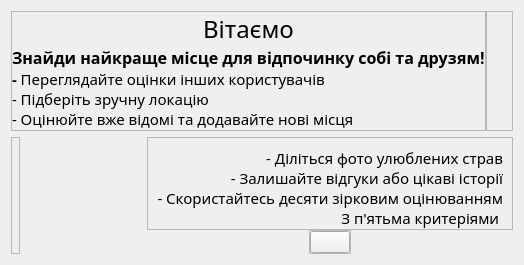
            <widget class="QWidget" name="homePage">
             <layout class="QVBoxLayout" name="verticalLayout_7">
              <item>
               <widget class="QWidget" name="widget" native="true">
                <layout class="QHBoxLayout" name="horizontalLayout_6">
                 <property name="spacing">
                  <number>0</number>
                 </property>
                 <property name="leftMargin">
                  <number>0</number>
                 </property>
                 <property name="topMargin">
                  <number>0</number>
                 </property>
                 <property name="rightMargin">
                  <number>0</number>
                 </property>
                 <property name="bottomMargin">
                  <number>0</number>
                 </property>
                 <item>
                  <widget class="QFrame" name="frame_6">
                   <property name="sizePolicy">
                    <sizepolicy hsizetype="Expanding" vsizetype="Preferred">
                     <horstretch>0</horstretch>
                     <verstretch>0</verstretch>
                    </sizepolicy>
                   </property>
                   <property name="frameShape">
                    <enum>QFrame::StyledPanel</enum>
                   </property>
                   <property name="frameShadow">
                    <enum>QFrame::Raised</enum>
                   </property>
                   <layout class="QVBoxLayout" name="verticalLayout_8">
                    <property name="spacing">
                     <number>0</number>
                    </property>
                    <property name="leftMargin">
                     <number>0</number>
                    </property>
                    <property name="topMargin">
                     <number>0</number>
                    </property>
                    <property name="rightMargin">
                     <number>0</number>
                    </property>
                    <property name="bottomMargin">
                     <number>0</number>
                    </property>
                    <item alignment="Qt::AlignHCenter|Qt::AlignTop">
                     <widget class="QLabel" name="welcomeLbl">
                      <property name="font">
                       <font>
                        <family>Segoe Print</family>
                        <pointsize>11</pointsize>
                        <bold>false</bold>
                       </font>
                      </property>
                      <property name="text">
                       <string>&lt;html&gt;&lt;head/&gt;&lt;body&gt;&lt;p align=&quot;right&quot;&gt;&lt;span style=&quot; font-size:18pt;&quot;&gt;Вітаємо&lt;/span&gt;&lt;/p&gt;&lt;/body&gt;&lt;/html&gt;</string>
                      </property>
                      <property name="alignment">
                       <set>Qt::AlignHCenter|Qt::AlignTop</set>
                      </property>
                     </widget>
                    </item>
                    <item alignment="Qt::AlignTop">
                     <widget class="QLabel" name="homeStartLbl">
                      <property name="sizePolicy">
                       <sizepolicy hsizetype="Preferred" vsizetype="Preferred">
                        <horstretch>0</horstretch>
                        <verstretch>0</verstretch>
                       </sizepolicy>
                      </property>
                      <property name="maximumSize">
                       <size>
                        <width>958</width>
                        <height>128</height>
                       </size>
                      </property>
                      <property name="font">
                       <font>
                        <family>Segoe Print</family>
                        <pointsize>11</pointsize>
                        <bold>false</bold>
                       </font>
                      </property>
                      <property name="text">
                       <string>&lt;html&gt;&lt;head/&gt;&lt;body&gt;&lt;p&gt;&lt;span style=&quot; font-size:12pt; font-weight:700;&quot;&gt;Знайди найкраще місце для відпочинку собі та друзям!&lt;/span&gt;&lt;span style=&quot; font-weight:700;&quot;&gt;&lt;br/&gt;- &lt;/span&gt;Переглядайте оцінки інших користувачів&lt;br/&gt;- Підберіть зручну локацію&lt;br/&gt;- Оцінюйте вже відомі та додавайте нові місця&lt;/p&gt;&lt;/body&gt;&lt;/html&gt;</string>
                      </property>
                      <property name="alignment">
                       <set>Qt::AlignLeading|Qt::AlignLeft|Qt::AlignTop</set>
                      </property>
                     </widget>
                    </item>
                   </layout>
                  </widget>
                 </item>
                 <item alignment="Qt::AlignRight">
                  <widget class="QFrame" name="frame_7">
                   <property name="frameShape">
                    <enum>QFrame::StyledPanel</enum>
                   </property>
                   <property name="frameShadow">
                    <enum>QFrame::Raised</enum>
                   </property>
                   <layout class="QVBoxLayout" name="verticalLayout_9">
                    <item>
                     <widget class="QLabel" name="homeFrontPhotoLbl">
                      <property name="maximumSize">
                       <size>
                        <width>200</width>
                        <height>158</height>
                       </size>
                      </property>
                      <property name="text">
                       <string/>
                      </property>
                      <property name="pixmap">
                       <pixmap resource="resourse.qrc">:/Imegs and Icon/imgs/OIG.png</pixmap>
                      </property>
                      <property name="scaledContents">
                       <bool>true</bool>
                      </property>
                      <property name="alignment">
                       <set>Qt::AlignCenter</set>
                      </property>
                     </widget>
                    </item>
                   </layout>
                  </widget>
                 </item>
                </layout>
               </widget>
              </item>
              <item>
               <widget class="QWidget" name="widget_2" native="true">
                <property name="sizePolicy">
                 <sizepolicy hsizetype="Expanding" vsizetype="Expanding">
                  <horstretch>0</horstretch>
                  <verstretch>0</verstretch>
                 </sizepolicy>
                </property>
                <layout class="QHBoxLayout" name="horizontalLayout_7">
                 <property name="spacing">
                  <number>0</number>
                 </property>
                 <property name="leftMargin">
                  <number>0</number>
                 </property>
                 <property name="topMargin">
                  <number>0</number>
                 </property>
                 <property name="rightMargin">
                  <number>0</number>
                 </property>
                 <property name="bottomMargin">
                  <number>0</number>
                 </property>
                 <item alignment="Qt::AlignLeft">
                  <widget class="QWidget" name="widget_3" native="true">
                   <property name="sizePolicy">
                    <sizepolicy hsizetype="Expanding" vsizetype="Expanding">
                     <horstretch>0</horstretch>
                     <verstretch>0</verstretch>
                    </sizepolicy>
                   </property>
                   <layout class="QVBoxLayout" name="verticalLayout_10">
                    <property name="spacing">
                     <number>0</number>
                    </property>
                    <property name="leftMargin">
                     <number>0</number>
                    </property>
                    <property name="topMargin">
                     <number>0</number>
                    </property>
                    <property name="rightMargin">
                     <number>0</number>
                    </property>
                    <property name="bottomMargin">
                     <number>0</number>
                    </property>
                    <item alignment="Qt::AlignHCenter">
                     <widget class="QFrame" name="frame_8">
                      <property name="sizePolicy">
                       <sizepolicy hsizetype="Expanding" vsizetype="Expanding">
                        <horstretch>0</horstretch>
                        <verstretch>0</verstretch>
                       </sizepolicy>
                      </property>
                      <property name="frameShape">
                       <enum>QFrame::StyledPanel</enum>
                      </property>
                      <property name="frameShadow">
                       <enum>QFrame::Raised</enum>
                      </property>
                      <layout class="QVBoxLayout" name="verticalLayout_11">
                       <property name="spacing">
                        <number>0</number>
                       </property>
                       <property name="leftMargin">
                        <number>0</number>
                       </property>
                       <property name="topMargin">
                        <number>0</number>
                       </property>
                       <property name="rightMargin">
                        <number>0</number>
                       </property>
                       <property name="bottomMargin">
                        <number>0</number>
                       </property>
                       <item>
                        <widget class="QLabel" name="HomePhoto1">
                         <property name="sizePolicy">
                          <sizepolicy hsizetype="Expanding" vsizetype="Expanding">
                           <horstretch>0</horstretch>
                           <verstretch>0</verstretch>
                          </sizepolicy>
                         </property>
                         <property name="maximumSize">
                          <size>
                           <width>500</width>
                           <height>400</height>
                          </size>
                         </property>
                         <property name="text">
                          <string/>
                         </property>
                         <property name="pixmap">
                          <pixmap resource="resourse.qrc">:/Imegs and Icon/imgs/homePgPhoto.jfif</pixmap>
                         </property>
                         <property name="scaledContents">
                          <bool>true</bool>
                         </property>
                         <property name="alignment">
                          <set>Qt::AlignBottom|Qt::AlignLeading|Qt::AlignLeft</set>
                         </property>
                        </widget>
                       </item>
                      </layout>
                     </widget>
                    </item>
                   </layout>
                  </widget>
                 </item>
                 <item>
                  <widget class="QWidget" name="widget_4" native="true">
                   <layout class="QVBoxLayout" name="verticalLayout_12">
                    <property name="spacing">
                     <number>0</number>
                    </property>
                    <property name="leftMargin">
                     <number>0</number>
                    </property>
                    <property name="topMargin">
                     <number>0</number>
                    </property>
                    <property name="rightMargin">
                     <number>0</number>
                    </property>
                    <property name="bottomMargin">
                     <number>0</number>
                    </property>
                    <item>
                     <widget class="QFrame" name="frame_9">
                      <property name="frameShape">
                       <enum>QFrame::StyledPanel</enum>
                      </property>
                      <property name="frameShadow">
                       <enum>QFrame::Raised</enum>
                      </property>
                      <layout class="QVBoxLayout" name="verticalLayout_13">
                       <property name="spacing">
                        <number>0</number>
                       </property>
                       <property name="bottomMargin">
                        <number>0</number>
                       </property>
                       <item>
                        <widget class="QLabel" name="homeInfoLbl">
                         <property name="font">
                          <font>
                           <family>Segoe Print</family>
                           <pointsize>11</pointsize>
                          </font>
                         </property>
                         <property name="mouseTracking">
                          <bool>true</bool>
                         </property>
                         <property name="text">
                          <string>&lt;html&gt;&lt;head/&gt;&lt;body&gt;&lt;p&gt;- Діліться фото улюблених страв&lt;br/&gt;- Залишайте відгуки або цікаві історії&lt;br/&gt;- Скористайтесь десяти зірковим оцінюванням&lt;br/&gt;З п'ятьма критеріями  &lt;/p&gt;&lt;/body&gt;&lt;/html&gt;</string>
                         </property>
                         <property name="alignment">
                          <set>Qt::AlignRight|Qt::AlignTrailing|Qt::AlignVCenter</set>
                         </property>
                        </widget>
                       </item>
                      </layout>
                     </widget>
                    </item>
                    <item alignment="Qt::AlignHCenter">
                     <widget class="QFrame" name="frame_10">
                      <property name="frameShape">
                       <enum>QFrame::StyledPanel</enum>
                      </property>
                      <property name="frameShadow">
                       <enum>QFrame::Raised</enum>
                      </property>
                      <layout class="QVBoxLayout" name="verticalLayout_14">
                       <property name="spacing">
                        <number>0</number>
                       </property>
                       <property name="leftMargin">
                        <number>0</number>
                       </property>
                       <property name="topMargin">
                        <number>0</number>
                       </property>
                       <property name="rightMargin">
                        <number>0</number>
                       </property>
                       <property name="bottomMargin">
                        <number>0</number>
                       </property>
                       <item>
                        <widget class="QPushButton" name="homeStartBtn">
                         <property name="styleSheet">
                          <string notr="true">QPushButton:pressed{
	background-color: rgb(31, 35, 42);
}</string>
                         </property>
                         <property name="text">
                          <string/>
                         </property>
                         <property name="icon">
                          <iconset resource="resourse.qrc">
                           <normaloff>:/Imegs and Icon/icon/con-arrow-right.png</normaloff>:/Imegs and Icon/icon/con-arrow-right.png</iconset>
                         </property>
                         <property name="iconSize">
                          <size>
                           <width>150</width>
                           <height>150</height>
                          </size>
                         </property>
                        </widget>
                       </item>
                      </layout>
                     </widget>
                    </item>
                   </layout>
                  </widget>
                 </item>
                </layout>
               </widget>
              </item>
             </layout>
            </widget>
